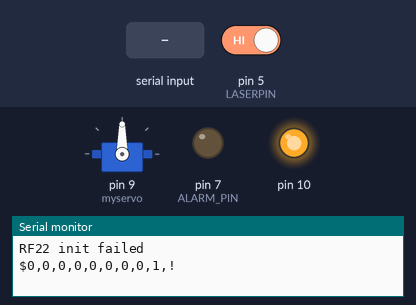
Recording of a program running on a simulated Arduino Uno, built with avr-gcc and run on an emulated ATmega328P. Shown: servo, output pins drawn as LEDs (lit = HIGH), the last lines printed to the serial monitor. The inputs (shaded band) are chosen by the test bench; at power-on: pin 5 (LASERPIN) HIGH.

Above: at 1.4 s.
1.5 s: pin 5 (LASERPIN) driven LOW
At 3.0 s:
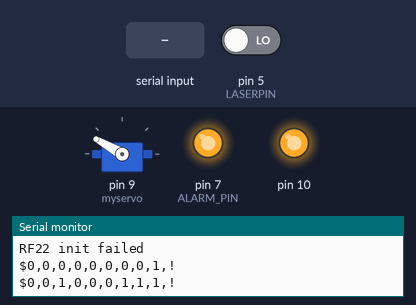
3.7 s: "3" received over Serial
At 4.6 s:
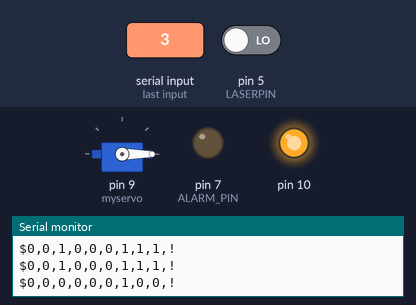
5.7 s: "2" received over Serial
At 7.4 s:
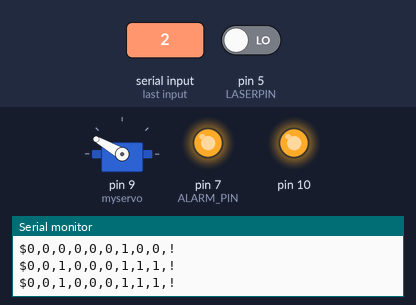
7.7 s: "30,150,10\n" received over Serial
At 8.9 s:
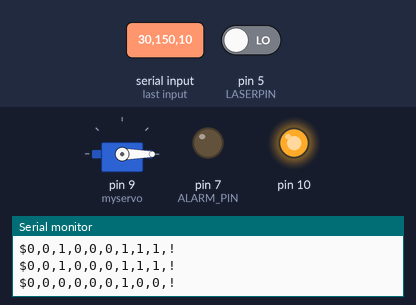
Timing chart, 0 to 10.7 s (numbered marks = the images above; inputs shaded):
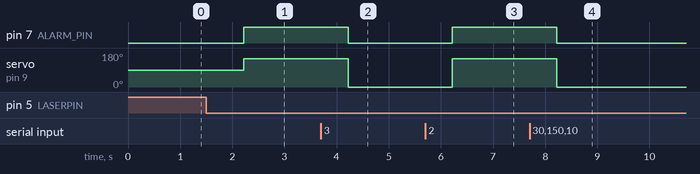

The program:

main.cpp
```cpp
#include <SPI.h>
#include <RF22.h>
#include <RF22Router.h>
#include <dht11.h>
#include <Servo.h>

#define ALARM_PIN 7 // Digital pin connected to the buzzer
#define DHT11PIN 3     // Digital pin connected to the DHT sensor
#define LASERPIN 5 // Digital pin connected to the laser
#define MY_ADDRESS 66 // define my unique address
#define DESTINATION_ADDRESS_1 67 // define who I can talk to
#define DESTINATION_ADDRESS_2 68 // define who I can talk to

#define SPTR_SIZE   20
char   *sPtr [SPTR_SIZE];
// Singleton instance of the radio
RF22Router rf22(MY_ADDRESS); // initiate the class to talk to my radio with MY_ADDRESS
char received_value;
uint8_t rssi;
float Pr=-90;
dht11 DHT11;
Servo myservo;  // create Servo object to control a servo
int frontDoorDistance = 0; // Variable to store the distance from the front door
int isCorrectCode = 0; // Variable to store if the code is correct
int isBuzzerOn = 0; // Variable to store if the buzzer is on
int attemptsLeft = 0; // Variable to store the number of attempts left
int humidity = 0; // Variable to store humidity value
int temperature = 0; // Variable to store temperature value
int movement = 0; // Variable to store movement status
int separate (String str, char   **p, int    size );
char message[100];
int isLocked = 0;
long lastmovement = 0, lastDoorApproached=0; // Variable to store the time of the last movement
int doorApproached = 0, someoneApproachedDoor=0; // Variable to store if the door has been approached
int isAlarmOn = 0; // Variable to store if the alarm is on
int enabled = 1;

void setup() {
  Serial.begin(9600);
  pinMode(LASERPIN, INPUT); // Set the laser pin as output
  myservo.attach(9);  // attaches the servo on pin 9 to the Servo object
  pinMode(ALARM_PIN, OUTPUT); // Set the buzzer pin as output

  if (!rf22.init())
    Serial.println("RF22 init failed");
  // Defaults after init are 434.0MHz, 0.05MHz AFC pull-in, modulation FSK_Rb2_4Fd36
  if (!rf22.setFrequency(434.0)) // The frequency should be the same as that of the transmitter. Otherwise no communication will take place
    Serial.println("setFrequency Fail");
  rf22.setTxPower(RF22_TXPOW_20DBM);
  //1,2,5,8,11,14,17,20 DBM
  rf22.setModemConfig(RF22::GFSK_Rb125Fd125  );// The modulation should be the same as that of the transmitter. Otherwise no communication will take place
  //modulation

  // Manually define the routes for this network
  rf22.addRouteTo(DESTINATION_ADDRESS_1, DESTINATION_ADDRESS_1); // tells my radio card that if I want to send data to DESTINATION_ADDRESS_1 then I will send them directly to DESTINATION_ADDRESS_1 and not to another radio who would act as a relay
  delay(100);
}

void loop()
{


  delay(1000); // Wait for 2 seconds before the next reading
  if (Serial.available()){
      int incomingByte = Serial.read(); // Read the incoming byte from the serial monitor
      if (incomingByte == '2') { // If the incoming byte is '1'
        enabled=1;
      } else if (incomingByte == '3') { // If the incoming byte is '0'
        enabled=0;
        myservo.write(0); // Open the door
        isLocked = 0; // Set the isLocked flag to false
        digitalWrite(ALARM_PIN, LOW); // Turn off the buzzer
        isAlarmOn = 0; // Set the isAlarmOn flag to false
      }
      if (enabled){
        if (incomingByte == '1') { // If the incoming byte is '1'
          myservo.write(0); // Open the door
          isLocked = 0; // Set the isLocked flag to false
          digitalWrite(ALARM_PIN, LOW); // Turn off the buzzer
          isAlarmOn = 0; // Set the isAlarmOn flag to false
          // Serial.println("Door opened");
        } else if (incomingByte == '0') { // If the incoming byte is '0'
          myservo.write(150); // Lock the door
          isLocked = 1; // Set the isLocked flag to true
          // Serial.println("Door locked");
        }
      }

  }

  // Check if the laser is triggered
  if (millis() - lastmovement > 5 && movement == 1) {
    movement = 0; // Reset movement flag after 10 seconds of no movement
  }
  if(digitalRead(LASERPIN)==LOW){
    // Serial.println("Obstacles!");
    movement = 1; // Set movement flag to true
    lastmovement = millis(); // Record the time of the last movement
  }

  if (frontDoorDistance<100 && doorApproached == 0) { // If the distance is less than 100 cm and the door has not been approached yet
    doorApproached = 1; // Set the doorApproached flag to true
    lastDoorApproached=millis();
  }
  else if (frontDoorDistance >= 100 && doorApproached == 1) { // If the distance is greater than or equal to 100 cm and the door has been approached
    doorApproached = 0; // Reset the doorApproached flag
    someoneApproachedDoor = 0; // Reset the someoneApproachedDoor flag
  }
  if (doorApproached == 1 && millis() - lastDoorApproached > 10000) { // If the door has been approached for more than 10 seconds
    someoneApproachedDoor = 1; // Set the someoneApproachedDoor flag to true
  }
  if(enabled){
    if(isBuzzerOn || movement || someoneApproachedDoor) { // If the buzzer is on, or there is movement, or someone has approached the door
      myservo.write(150);
      isLocked = 1;
    }
    if (isBuzzerOn || movement){
      digitalWrite(ALARM_PIN, HIGH); // Turn on the buzzer
      isAlarmOn = 1; // Set the isAlarmOn flag to true
    }
    if (isCorrectCode){
      myservo.write(0);
      isLocked = 0;
      digitalWrite(ALARM_PIN, LOW); // Turn off the buzzer
      isAlarmOn = 0; // Set the isAlarmOn flag to false
    }
  }else {
    isCorrectCode=0;
    isAlarmOn=0;
  }

  // Should be a message for us now
  uint8_t buf[RF22_ROUTER_MAX_MESSAGE_LEN];
  char incoming[RF22_ROUTER_MAX_MESSAGE_LEN];
  memset(buf, '\0', RF22_ROUTER_MAX_MESSAGE_LEN);
  memset(incoming, '\0', RF22_ROUTER_MAX_MESSAGE_LEN);
  uint8_t len = sizeof(buf);
  uint8_t from;
  //digitalWrite(5, LOW);
  if (rf22.recvfromAck(buf, &len, &from)) // I'm always expecting to receive something from any legitimate transmitter (DESTINATION_ADDRESS_1, DESTINATION_ADDRESS_2). If I do, I'm sending an acknowledgement
  {
 //   digitalWrite(5, HIGH);
    // rssi = rf22.rssiRead();
    // Pr=((float)rssi-230.0)/1.8;
    // Serial.print("RSSI= ");
    // Serial.println(Pr);
    // Serial.println(" dBm");

    buf[RF22_ROUTER_MAX_MESSAGE_LEN - 1] = '\0';
    memcpy(incoming, buf, RF22_ROUTER_MAX_MESSAGE_LEN); // I'm copying what I have received in variable incoming
    //Serial.println(incoming); // and showing them on the screen
    // received_value=strtok(incoming, ","); // transforming my data into an integer
    // Serial.print(incoming); // and showing them on the screen
    // Serial.print(" ");
    // received_value=strtok(incoming, ","); // transforming my data into an integer
    // Serial.println(incoming); // and showing them on the screen
    if (from == DESTINATION_ADDRESS_1) {
      int N = separate (incoming, sPtr, SPTR_SIZE);
      frontDoorDistance = atoi (sPtr [0]);
      isCorrectCode = atoi (sPtr [1]);
      isBuzzerOn = atoi (sPtr [2]);
      attemptsLeft = atoi (sPtr [3]);
      // for (int n = 0; n < N; n++)
      //     Serial.println (sPtr [n]);
    }
    if (from == DESTINATION_ADDRESS_2) {
      int N = separate (incoming, sPtr, SPTR_SIZE);
      humidity = atoi (sPtr [0]);
      temperature = atoi (sPtr [1]);

    }


  }

  sprintf (message, "$%d,%d,%d,%d,%d,%d,%d,%d,%d,!", frontDoorDistance, isCorrectCode, isAlarmOn, attemptsLeft, humidity, temperature, movement,isLocked,enabled);
  Serial.println(message);


}


int
separate (
    String str,
    char   **p,
    int    size )
{
    int  n;
    char s [100];

    strcpy (s, str.c_str ());

    *p++ = strtok (s, ",");
    for (n = 1; NULL != (*p++ = strtok (NULL, ",")); n++)
        if (size == n)
            break;

    return n;
}
```

Measured:
- after the input at 1.5 s, pin 7 (ALARM_PIN): LOW → HIGH after 0.72 s; servo on pin 9 (myservo): 90° → 150° after 0.72 s
- after the input at 3.7 s, pin 7 (ALARM_PIN): HIGH → LOW after 0.52 s; servo on pin 9 (myservo): 150° → 0° after 0.52 s
- after the input at 5.7 s, pin 7 (ALARM_PIN): LOW → HIGH after 0.52 s; servo on pin 9 (myservo): 0° → 150° after 0.52 s
- after the input at 7.7 s, pin 7 (ALARM_PIN): HIGH → LOW after 0.52 s; servo on pin 9 (myservo): 150° → 0° after 0.52 s
